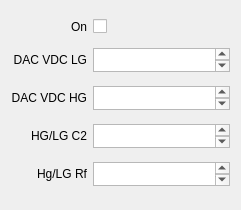
       <widget class="QWidget" name="gridLayoutWidget_47">
        <property name="geometry">
         <rect>
          <x>870</x>
          <y>260</y>
          <width>241</width>
          <height>210</height>
         </rect>
        </property>
        <layout class="QGridLayout" name="gridLayout_24">
         <item row="0" column="1">
          <widget class="QCheckBox" name="lauroc2slowcontrolch4ONBox">
           <property name="text">
            <string/>
           </property>
          </widget>
         </item>
         <item row="4" column="1">
          <widget class="QPlainTextEdit" name="lauroc2slowcontrolch4RfBox">
           <property name="maximumSize">
            <size>
             <width>16777215</width>
             <height>24</height>
            </size>
           </property>
          </widget>
         </item>
         <item row="1" column="1">
          <widget class="QPlainTextEdit" name="lauroc2slowcontrolch4dacVdcLGBox">
           <property name="maximumSize">
            <size>
             <width>16777215</width>
             <height>24</height>
            </size>
           </property>
          </widget>
         </item>
         <item row="3" column="0">
          <widget class="QLabel" name="label_54">
           <property name="text">
            <string>HG/LG C2</string>
           </property>
           <property name="alignment">
            <set>Qt::AlignRight|Qt::AlignTrailing|Qt::AlignVCenter</set>
           </property>
          </widget>
         </item>
         <item row="2" column="0">
          <widget class="QLabel" name="lauroc2slowcontrolch4dacVdcHGLabel">
           <property name="text">
            <string>DAC VDC HG</string>
           </property>
           <property name="alignment">
            <set>Qt::AlignRight|Qt::AlignTrailing|Qt::AlignVCenter</set>
           </property>
          </widget>
         </item>
         <item row="1" column="0">
          <widget class="QLabel" name="lauroc2slowcontrolch4dacVdcLGLabel">
           <property name="text">
            <string>DAC VDC LG</string>
           </property>
           <property name="alignment">
            <set>Qt::AlignRight|Qt::AlignTrailing|Qt::AlignVCenter</set>
           </property>
          </widget>
         </item>
         <item row="3" column="1">
          <widget class="QPlainTextEdit" name="lauroc2slowcontrolch4C2Box">
           <property name="maximumSize">
            <size>
             <width>16777215</width>
             <height>24</height>
            </size>
           </property>
          </widget>
         </item>
         <item row="0" column="0">
          <widget class="QLabel" name="label_55">
           <property name="text">
            <string>On</string>
           </property>
           <property name="alignment">
            <set>Qt::AlignRight|Qt::AlignTrailing|Qt::AlignVCenter</set>
           </property>
          </widget>
         </item>
         <item row="4" column="0">
          <widget class="QLabel" name="label_56">
           <property name="text">
            <string>Hg/LG Rf</string>
           </property>
           <property name="alignment">
            <set>Qt::AlignRight|Qt::AlignTrailing|Qt::AlignVCenter</set>
           </property>
          </widget>
         </item>
         <item row="2" column="1">
          <widget class="QPlainTextEdit" name="lauroc2slowcontrolch4dacVdcHGBox">
           <property name="maximumSize">
            <size>
             <width>16777215</width>
             <height>24</height>
            </size>
           </property>
          </widget>
         </item>
        </layout>
       </widget>
